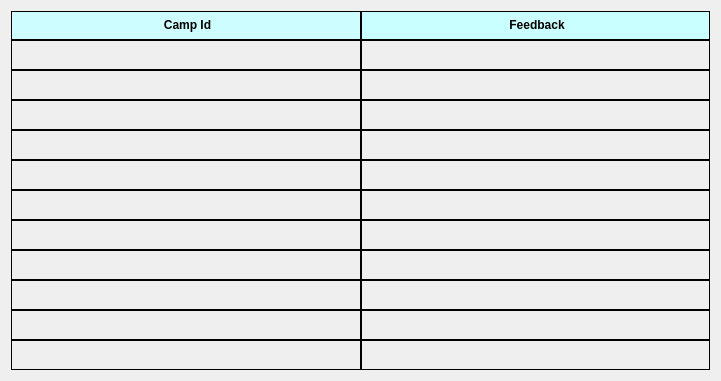
   <widget class="QWidget" name="">
    <property name="geometry">
     <rect>
      <x>120</x>
      <y>460</y>
      <width>721</width>
      <height>381</height>
     </rect>
    </property>
    <layout class="QGridLayout" name="gridLayout_3">
     <property name="spacing">
      <number>0</number>
     </property>
     <item row="0" column="1">
      <widget class="QLabel" name="label_13">
       <property name="minimumSize">
        <size>
         <width>100</width>
         <height>0</height>
        </size>
       </property>
       <property name="palette">
        <palette>
         <active>
          <colorrole role="WindowText">
           <brush brushstyle="SolidPattern">
            <color alpha="255">
             <red>0</red>
             <green>0</green>
             <blue>0</blue>
            </color>
           </brush>
          </colorrole>
          <colorrole role="Button">
           <brush brushstyle="SolidPattern">
            <color alpha="255">
             <red>202</red>
             <green>255</green>
             <blue>255</blue>
            </color>
           </brush>
          </colorrole>
          <colorrole role="Light">
           <brush brushstyle="SolidPattern">
            <color alpha="255">
             <red>255</red>
             <green>255</green>
             <blue>255</blue>
            </color>
           </brush>
          </colorrole>
          <colorrole role="Midlight">
           <brush brushstyle="SolidPattern">
            <color alpha="255">
             <red>228</red>
             <green>255</green>
             <blue>255</blue>
            </color>
           </brush>
          </colorrole>
          <colorrole role="Dark">
           <brush brushstyle="SolidPattern">
            <color alpha="255">
             <red>101</red>
             <green>127</green>
             <blue>127</blue>
            </color>
           </brush>
          </colorrole>
          <colorrole role="Mid">
           <brush brushstyle="SolidPattern">
            <color alpha="255">
             <red>135</red>
             <green>170</green>
             <blue>170</blue>
            </color>
           </brush>
          </colorrole>
          <colorrole role="Text">
           <brush brushstyle="SolidPattern">
            <color alpha="255">
             <red>0</red>
             <green>0</green>
             <blue>0</blue>
            </color>
           </brush>
          </colorrole>
          <colorrole role="BrightText">
           <brush brushstyle="SolidPattern">
            <color alpha="255">
             <red>255</red>
             <green>255</green>
             <blue>255</blue>
            </color>
           </brush>
          </colorrole>
          <colorrole role="ButtonText">
           <brush brushstyle="SolidPattern">
            <color alpha="255">
             <red>0</red>
             <green>0</green>
             <blue>0</blue>
            </color>
           </brush>
          </colorrole>
          <colorrole role="Base">
           <brush brushstyle="SolidPattern">
            <color alpha="255">
             <red>255</red>
             <green>255</green>
             <blue>255</blue>
            </color>
           </brush>
          </colorrole>
          <colorrole role="Window">
           <brush brushstyle="SolidPattern">
            <color alpha="255">
             <red>202</red>
             <green>255</green>
             <blue>255</blue>
            </color>
           </brush>
          </colorrole>
          <colorrole role="Shadow">
           <brush brushstyle="SolidPattern">
            <color alpha="255">
             <red>0</red>
             <green>0</green>
             <blue>0</blue>
            </color>
           </brush>
          </colorrole>
          <colorrole role="AlternateBase">
           <brush brushstyle="SolidPattern">
            <color alpha="255">
             <red>228</red>
             <green>255</green>
             <blue>255</blue>
            </color>
           </brush>
          </colorrole>
          <colorrole role="ToolTipBase">
           <brush brushstyle="SolidPattern">
            <color alpha="255">
             <red>255</red>
             <green>255</green>
             <blue>220</blue>
            </color>
           </brush>
          </colorrole>
          <colorrole role="ToolTipText">
           <brush brushstyle="SolidPattern">
            <color alpha="255">
             <red>0</red>
             <green>0</green>
             <blue>0</blue>
            </color>
           </brush>
          </colorrole>
         </active>
         <inactive>
          <colorrole role="WindowText">
           <brush brushstyle="SolidPattern">
            <color alpha="255">
             <red>0</red>
             <green>0</green>
             <blue>0</blue>
            </color>
           </brush>
          </colorrole>
          <colorrole role="Button">
           <brush brushstyle="SolidPattern">
            <color alpha="255">
             <red>202</red>
             <green>255</green>
             <blue>255</blue>
            </color>
           </brush>
          </colorrole>
          <colorrole role="Light">
           <brush brushstyle="SolidPattern">
            <color alpha="255">
             <red>255</red>
             <green>255</green>
             <blue>255</blue>
            </color>
           </brush>
          </colorrole>
          <colorrole role="Midlight">
           <brush brushstyle="SolidPattern">
            <color alpha="255">
             <red>228</red>
             <green>255</green>
             <blue>255</blue>
            </color>
           </brush>
          </colorrole>
          <colorrole role="Dark">
           <brush brushstyle="SolidPattern">
            <color alpha="255">
             <red>101</red>
             <green>127</green>
             <blue>127</blue>
            </color>
           </brush>
          </colorrole>
          <colorrole role="Mid">
           <brush brushstyle="SolidPattern">
            <color alpha="255">
             <red>135</red>
             <green>170</green>
             <blue>170</blue>
            </color>
           </brush>
          </colorrole>
          <colorrole role="Text">
           <brush brushstyle="SolidPattern">
            <color alpha="255">
             <red>0</red>
             <green>0</green>
             <blue>0</blue>
            </color>
           </brush>
          </colorrole>
          <colorrole role="BrightText">
           <brush brushstyle="SolidPattern">
            <color alpha="255">
             <red>255</red>
             <green>255</green>
             <blue>255</blue>
            </color>
           </brush>
          </colorrole>
          <colorrole role="ButtonText">
           <brush brushstyle="SolidPattern">
            <color alpha="255">
             <red>0</red>
             <green>0</green>
             <blue>0</blue>
            </color>
           </brush>
          </colorrole>
          <colorrole role="Base">
           <brush brushstyle="SolidPattern">
            <color alpha="255">
             <red>255</red>
             <green>255</green>
             <blue>255</blue>
            </color>
           </brush>
          </colorrole>
          <colorrole role="Window">
           <brush brushstyle="SolidPattern">
            <color alpha="255">
             <red>202</red>
             <green>255</green>
             <blue>255</blue>
            </color>
           </brush>
          </colorrole>
          <colorrole role="Shadow">
           <brush brushstyle="SolidPattern">
            <color alpha="255">
             <red>0</red>
             <green>0</green>
             <blue>0</blue>
            </color>
           </brush>
          </colorrole>
          <colorrole role="AlternateBase">
           <brush brushstyle="SolidPattern">
            <color alpha="255">
             <red>228</red>
             <green>255</green>
             <blue>255</blue>
            </color>
           </brush>
          </colorrole>
          <colorrole role="ToolTipBase">
           <brush brushstyle="SolidPattern">
            <color alpha="255">
             <red>255</red>
             <green>255</green>
             <blue>220</blue>
            </color>
           </brush>
          </colorrole>
          <colorrole role="ToolTipText">
           <brush brushstyle="SolidPattern">
            <color alpha="255">
             <red>0</red>
             <green>0</green>
             <blue>0</blue>
            </color>
           </brush>
          </colorrole>
         </inactive>
         <disabled>
          <colorrole role="WindowText">
           <brush brushstyle="SolidPattern">
            <color alpha="255">
             <red>101</red>
             <green>127</green>
             <blue>127</blue>
            </color>
           </brush>
          </colorrole>
          <colorrole role="Button">
           <brush brushstyle="SolidPattern">
            <color alpha="255">
             <red>202</red>
             <green>255</green>
             <blue>255</blue>
            </color>
           </brush>
          </colorrole>
          <colorrole role="Light">
           <brush brushstyle="SolidPattern">
            <color alpha="255">
             <red>255</red>
             <green>255</green>
             <blue>255</blue>
            </color>
           </brush>
          </colorrole>
          <colorrole role="Midlight">
           <brush brushstyle="SolidPattern">
            <color alpha="255">
             <red>228</red>
             <green>255</green>
             <blue>255</blue>
            </color>
           </brush>
          </colorrole>
          <colorrole role="Dark">
           <brush brushstyle="SolidPattern">
            <color alpha="255">
             <red>101</red>
             <green>127</green>
             <blue>127</blue>
            </color>
           </brush>
          </colorrole>
          <colorrole role="Mid">
           <brush brushstyle="SolidPattern">
            <color alpha="255">
             <red>135</red>
             <green>170</green>
             <blue>170</blue>
            </color>
           </brush>
          </colorrole>
          <colorrole role="Text">
           <brush brushstyle="SolidPattern">
            <color alpha="255">
             <red>101</red>
             <green>127</green>
             <blue>127</blue>
            </color>
           </brush>
          </colorrole>
          <colorrole role="BrightText">
           <brush brushstyle="SolidPattern">
            <color alpha="255">
             <red>255</red>
             <green>255</green>
             <blue>255</blue>
            </color>
           </brush>
          </colorrole>
          <colorrole role="ButtonText">
           <brush brushstyle="SolidPattern">
            <color alpha="255">
             <red>101</red>
             <green>127</green>
             <blue>127</blue>
            </color>
           </brush>
          </colorrole>
          <colorrole role="Base">
           <brush brushstyle="SolidPattern">
            <color alpha="255">
             <red>202</red>
             <green>255</green>
             <blue>255</blue>
            </color>
           </brush>
          </colorrole>
          <colorrole role="Window">
           <brush brushstyle="SolidPattern">
            <color alpha="255">
             <red>202</red>
             <green>255</green>
             <blue>255</blue>
            </color>
           </brush>
          </colorrole>
          <colorrole role="Shadow">
           <brush brushstyle="SolidPattern">
            <color alpha="255">
             <red>0</red>
             <green>0</green>
             <blue>0</blue>
            </color>
           </brush>
          </colorrole>
          <colorrole role="AlternateBase">
           <brush brushstyle="SolidPattern">
            <color alpha="255">
             <red>202</red>
             <green>255</green>
             <blue>255</blue>
            </color>
           </brush>
          </colorrole>
          <colorrole role="ToolTipBase">
           <brush brushstyle="SolidPattern">
            <color alpha="255">
             <red>255</red>
             <green>255</green>
             <blue>220</blue>
            </color>
           </brush>
          </colorrole>
          <colorrole role="ToolTipText">
           <brush brushstyle="SolidPattern">
            <color alpha="255">
             <red>0</red>
             <green>0</green>
             <blue>0</blue>
            </color>
           </brush>
          </colorrole>
         </disabled>
        </palette>
       </property>
       <property name="autoFillBackground">
        <bool>true</bool>
       </property>
       <property name="frameShape">
        <enum>QFrame::Box</enum>
       </property>
       <property name="text">
        <string>&lt;html&gt;&lt;head/&gt;&lt;body&gt;&lt;p align=&quot;center&quot;&gt;&lt;span style=&quot; font-weight:600;&quot;&gt;Feedback&lt;/span&gt;&lt;/p&gt;&lt;/body&gt;&lt;/html&gt;</string>
       </property>
      </widget>
     </item>
     <item row="0" column="0">
      <widget class="QLabel" name="label_12">
       <property name="palette">
        <palette>
         <active>
          <colorrole role="WindowText">
           <brush brushstyle="SolidPattern">
            <color alpha="255">
             <red>0</red>
             <green>0</green>
             <blue>0</blue>
            </color>
           </brush>
          </colorrole>
          <colorrole role="Button">
           <brush brushstyle="SolidPattern">
            <color alpha="255">
             <red>205</red>
             <green>253</green>
             <blue>255</blue>
            </color>
           </brush>
          </colorrole>
          <colorrole role="Light">
           <brush brushstyle="SolidPattern">
            <color alpha="255">
             <red>255</red>
             <green>255</green>
             <blue>255</blue>
            </color>
           </brush>
          </colorrole>
          <colorrole role="Midlight">
           <brush brushstyle="SolidPattern">
            <color alpha="255">
             <red>230</red>
             <green>254</green>
             <blue>255</blue>
            </color>
           </brush>
          </colorrole>
          <colorrole role="Dark">
           <brush brushstyle="SolidPattern">
            <color alpha="255">
             <red>102</red>
             <green>126</green>
             <blue>127</blue>
            </color>
           </brush>
          </colorrole>
          <colorrole role="Mid">
           <brush brushstyle="SolidPattern">
            <color alpha="255">
             <red>137</red>
             <green>169</green>
             <blue>170</blue>
            </color>
           </brush>
          </colorrole>
          <colorrole role="Text">
           <brush brushstyle="SolidPattern">
            <color alpha="255">
             <red>0</red>
             <green>0</green>
             <blue>0</blue>
            </color>
           </brush>
          </colorrole>
          <colorrole role="BrightText">
           <brush brushstyle="SolidPattern">
            <color alpha="255">
             <red>255</red>
             <green>255</green>
             <blue>255</blue>
            </color>
           </brush>
          </colorrole>
          <colorrole role="ButtonText">
           <brush brushstyle="SolidPattern">
            <color alpha="255">
             <red>0</red>
             <green>0</green>
             <blue>0</blue>
            </color>
           </brush>
          </colorrole>
          <colorrole role="Base">
           <brush brushstyle="SolidPattern">
            <color alpha="255">
             <red>255</red>
             <green>255</green>
             <blue>255</blue>
            </color>
           </brush>
          </colorrole>
          <colorrole role="Window">
           <brush brushstyle="SolidPattern">
            <color alpha="255">
             <red>205</red>
             <green>253</green>
             <blue>255</blue>
            </color>
           </brush>
          </colorrole>
          <colorrole role="Shadow">
           <brush brushstyle="SolidPattern">
            <color alpha="255">
             <red>0</red>
             <green>0</green>
             <blue>0</blue>
            </color>
           </brush>
          </colorrole>
          <colorrole role="AlternateBase">
           <brush brushstyle="SolidPattern">
            <color alpha="255">
             <red>230</red>
             <green>254</green>
             <blue>255</blue>
            </color>
           </brush>
          </colorrole>
          <colorrole role="ToolTipBase">
           <brush brushstyle="SolidPattern">
            <color alpha="255">
             <red>255</red>
             <green>255</green>
             <blue>220</blue>
            </color>
           </brush>
          </colorrole>
          <colorrole role="ToolTipText">
           <brush brushstyle="SolidPattern">
            <color alpha="255">
             <red>0</red>
             <green>0</green>
             <blue>0</blue>
            </color>
           </brush>
          </colorrole>
         </active>
         <inactive>
          <colorrole role="WindowText">
           <brush brushstyle="SolidPattern">
            <color alpha="255">
             <red>0</red>
             <green>0</green>
             <blue>0</blue>
            </color>
           </brush>
          </colorrole>
          <colorrole role="Button">
           <brush brushstyle="SolidPattern">
            <color alpha="255">
             <red>205</red>
             <green>253</green>
             <blue>255</blue>
            </color>
           </brush>
          </colorrole>
          <colorrole role="Light">
           <brush brushstyle="SolidPattern">
            <color alpha="255">
             <red>255</red>
             <green>255</green>
             <blue>255</blue>
            </color>
           </brush>
          </colorrole>
          <colorrole role="Midlight">
           <brush brushstyle="SolidPattern">
            <color alpha="255">
             <red>230</red>
             <green>254</green>
             <blue>255</blue>
            </color>
           </brush>
          </colorrole>
          <colorrole role="Dark">
           <brush brushstyle="SolidPattern">
            <color alpha="255">
             <red>102</red>
             <green>126</green>
             <blue>127</blue>
            </color>
           </brush>
          </colorrole>
          <colorrole role="Mid">
           <brush brushstyle="SolidPattern">
            <color alpha="255">
             <red>137</red>
             <green>169</green>
             <blue>170</blue>
            </color>
           </brush>
          </colorrole>
          <colorrole role="Text">
           <brush brushstyle="SolidPattern">
            <color alpha="255">
             <red>0</red>
             <green>0</green>
             <blue>0</blue>
            </color>
           </brush>
          </colorrole>
          <colorrole role="BrightText">
           <brush brushstyle="SolidPattern">
            <color alpha="255">
             <red>255</red>
             <green>255</green>
             <blue>255</blue>
            </color>
           </brush>
          </colorrole>
          <colorrole role="ButtonText">
           <brush brushstyle="SolidPattern">
            <color alpha="255">
             <red>0</red>
             <green>0</green>
             <blue>0</blue>
            </color>
           </brush>
          </colorrole>
          <colorrole role="Base">
           <brush brushstyle="SolidPattern">
            <color alpha="255">
             <red>255</red>
             <green>255</green>
             <blue>255</blue>
            </color>
           </brush>
          </colorrole>
          <colorrole role="Window">
           <brush brushstyle="SolidPattern">
            <color alpha="255">
             <red>205</red>
             <green>253</green>
             <blue>255</blue>
            </color>
           </brush>
          </colorrole>
          <colorrole role="Shadow">
           <brush brushstyle="SolidPattern">
            <color alpha="255">
             <red>0</red>
             <green>0</green>
             <blue>0</blue>
            </color>
           </brush>
          </colorrole>
          <colorrole role="AlternateBase">
           <brush brushstyle="SolidPattern">
            <color alpha="255">
             <red>230</red>
             <green>254</green>
             <blue>255</blue>
            </color>
           </brush>
          </colorrole>
          <colorrole role="ToolTipBase">
           <brush brushstyle="SolidPattern">
            <color alpha="255">
             <red>255</red>
             <green>255</green>
             <blue>220</blue>
            </color>
           </brush>
          </colorrole>
          <colorrole role="ToolTipText">
           <brush brushstyle="SolidPattern">
            <color alpha="255">
             <red>0</red>
             <green>0</green>
             <blue>0</blue>
            </color>
           </brush>
          </colorrole>
         </inactive>
         <disabled>
          <colorrole role="WindowText">
           <brush brushstyle="SolidPattern">
            <color alpha="255">
             <red>102</red>
             <green>126</green>
             <blue>127</blue>
            </color>
           </brush>
          </colorrole>
          <colorrole role="Button">
           <brush brushstyle="SolidPattern">
            <color alpha="255">
             <red>205</red>
             <green>253</green>
             <blue>255</blue>
            </color>
           </brush>
          </colorrole>
          <colorrole role="Light">
           <brush brushstyle="SolidPattern">
            <color alpha="255">
             <red>255</red>
             <green>255</green>
             <blue>255</blue>
            </color>
           </brush>
          </colorrole>
          <colorrole role="Midlight">
           <brush brushstyle="SolidPattern">
            <color alpha="255">
             <red>230</red>
             <green>254</green>
             <blue>255</blue>
            </color>
           </brush>
          </colorrole>
          <colorrole role="Dark">
           <brush brushstyle="SolidPattern">
            <color alpha="255">
             <red>102</red>
             <green>126</green>
             <blue>127</blue>
            </color>
           </brush>
          </colorrole>
          <colorrole role="Mid">
           <brush brushstyle="SolidPattern">
            <color alpha="255">
             <red>137</red>
             <green>169</green>
             <blue>170</blue>
            </color>
           </brush>
          </colorrole>
          <colorrole role="Text">
           <brush brushstyle="SolidPattern">
            <color alpha="255">
             <red>102</red>
             <green>126</green>
             <blue>127</blue>
            </color>
           </brush>
          </colorrole>
          <colorrole role="BrightText">
           <brush brushstyle="SolidPattern">
            <color alpha="255">
             <red>255</red>
             <green>255</green>
             <blue>255</blue>
            </color>
           </brush>
          </colorrole>
          <colorrole role="ButtonText">
           <brush brushstyle="SolidPattern">
            <color alpha="255">
             <red>102</red>
             <green>126</green>
             <blue>127</blue>
            </color>
           </brush>
          </colorrole>
          <colorrole role="Base">
           <brush brushstyle="SolidPattern">
            <color alpha="255">
             <red>205</red>
             <green>253</green>
             <blue>255</blue>
            </color>
           </brush>
          </colorrole>
          <colorrole role="Window">
           <brush brushstyle="SolidPattern">
            <color alpha="255">
             <red>205</red>
             <green>253</green>
             <blue>255</blue>
            </color>
           </brush>
          </colorrole>
          <colorrole role="Shadow">
           <brush brushstyle="SolidPattern">
            <color alpha="255">
             <red>0</red>
             <green>0</green>
             <blue>0</blue>
            </color>
           </brush>
          </colorrole>
          <colorrole role="AlternateBase">
           <brush brushstyle="SolidPattern">
            <color alpha="255">
             <red>205</red>
             <green>253</green>
             <blue>255</blue>
            </color>
           </brush>
          </colorrole>
          <colorrole role="ToolTipBase">
           <brush brushstyle="SolidPattern">
            <color alpha="255">
             <red>255</red>
             <green>255</green>
             <blue>220</blue>
            </color>
           </brush>
          </colorrole>
          <colorrole role="ToolTipText">
           <brush brushstyle="SolidPattern">
            <color alpha="255">
             <red>0</red>
             <green>0</green>
             <blue>0</blue>
            </color>
           </brush>
          </colorrole>
         </disabled>
        </palette>
       </property>
       <property name="autoFillBackground">
        <bool>true</bool>
       </property>
       <property name="frameShape">
        <enum>QFrame::Box</enum>
       </property>
       <property name="text">
        <string>&lt;html&gt;&lt;head/&gt;&lt;body&gt;&lt;p align=&quot;center&quot;&gt;&lt;span style=&quot; font-weight:600;&quot;&gt;Camp Id&lt;/span&gt;&lt;/p&gt;&lt;/body&gt;&lt;/html&gt;</string>
       </property>
      </widget>
     </item>
     <item row="1" column="0">
      <widget class="QLabel" name="label_blank10_0">
       <property name="frameShape">
        <enum>QFrame::Box</enum>
       </property>
       <property name="text">
        <string>&lt;html&gt;&lt;head/&gt;&lt;body&gt;&lt;p align=&quot;center&quot;&gt;&lt;br/&gt;&lt;/p&gt;&lt;/body&gt;&lt;/html&gt;</string>
       </property>
      </widget>
     </item>
     <item row="5" column="0">
      <widget class="QLabel" name="label_blank14_0">
       <property name="frameShape">
        <enum>QFrame::Box</enum>
       </property>
       <property name="text">
        <string>&lt;html&gt;&lt;head/&gt;&lt;body&gt;&lt;p align=&quot;center&quot;&gt;&lt;br/&gt;&lt;/p&gt;&lt;/body&gt;&lt;/html&gt;</string>
       </property>
      </widget>
     </item>
     <item row="10" column="1">
      <widget class="QLabel" name="label_blank11_3">
       <property name="minimumSize">
        <size>
         <width>100</width>
         <height>0</height>
        </size>
       </property>
       <property name="frameShape">
        <enum>QFrame::Box</enum>
       </property>
       <property name="text">
        <string/>
       </property>
      </widget>
     </item>
     <item row="2" column="1">
      <widget class="QLabel" name="label_blank11_1">
       <property name="minimumSize">
        <size>
         <width>100</width>
         <height>0</height>
        </size>
       </property>
       <property name="frameShape">
        <enum>QFrame::Box</enum>
       </property>
       <property name="text">
        <string/>
       </property>
      </widget>
     </item>
     <item row="4" column="1">
      <widget class="QLabel" name="label_blank13_1">
       <property name="minimumSize">
        <size>
         <width>100</width>
         <height>0</height>
        </size>
       </property>
       <property name="frameShape">
        <enum>QFrame::Box</enum>
       </property>
       <property name="text">
        <string/>
       </property>
      </widget>
     </item>
     <item row="6" column="0">
      <widget class="QLabel" name="label_blank15_0">
       <property name="frameShape">
        <enum>QFrame::Box</enum>
       </property>
       <property name="text">
        <string>&lt;html&gt;&lt;head/&gt;&lt;body&gt;&lt;p align=&quot;center&quot;&gt;&lt;br/&gt;&lt;/p&gt;&lt;/body&gt;&lt;/html&gt;</string>
       </property>
      </widget>
     </item>
     <item row="7" column="0">
      <widget class="QLabel" name="label_blank16_0">
       <property name="frameShape">
        <enum>QFrame::Box</enum>
       </property>
       <property name="text">
        <string>&lt;html&gt;&lt;head/&gt;&lt;body&gt;&lt;p align=&quot;center&quot;&gt;&lt;br/&gt;&lt;/p&gt;&lt;/body&gt;&lt;/html&gt;</string>
       </property>
      </widget>
     </item>
     <item row="5" column="1">
      <widget class="QLabel" name="label_blank14_1">
       <property name="minimumSize">
        <size>
         <width>100</width>
         <height>0</height>
        </size>
       </property>
       <property name="frameShape">
        <enum>QFrame::Box</enum>
       </property>
       <property name="text">
        <string/>
       </property>
      </widget>
     </item>
     <item row="10" column="0">
      <widget class="QLabel" name="label_blank11_2">
       <property name="frameShape">
        <enum>QFrame::Box</enum>
       </property>
       <property name="text">
        <string>&lt;html&gt;&lt;head/&gt;&lt;body&gt;&lt;p align=&quot;center&quot;&gt;&lt;br/&gt;&lt;/p&gt;&lt;/body&gt;&lt;/html&gt;</string>
       </property>
      </widget>
     </item>
     <item row="8" column="1">
      <widget class="QLabel" name="label_blank17_1">
       <property name="minimumSize">
        <size>
         <width>100</width>
         <height>0</height>
        </size>
       </property>
       <property name="frameShape">
        <enum>QFrame::Box</enum>
       </property>
       <property name="text">
        <string/>
       </property>
      </widget>
     </item>
     <item row="9" column="1">
      <widget class="QLabel" name="label_blank10_2">
       <property name="minimumSize">
        <size>
         <width>100</width>
         <height>0</height>
        </size>
       </property>
       <property name="frameShape">
        <enum>QFrame::Box</enum>
       </property>
       <property name="text">
        <string/>
       </property>
      </widget>
     </item>
     <item row="11" column="1">
      <widget class="QLabel" name="label_blank12_3">
       <property name="minimumSize">
        <size>
         <width>100</width>
         <height>0</height>
        </size>
       </property>
       <property name="frameShape">
        <enum>QFrame::Box</enum>
       </property>
       <property name="text">
        <string/>
       </property>
      </widget>
     </item>
     <item row="2" column="0">
      <widget class="QLabel" name="label_blank11_0">
       <property name="frameShape">
        <enum>QFrame::Box</enum>
       </property>
       <property name="text">
        <string>&lt;html&gt;&lt;head/&gt;&lt;body&gt;&lt;p align=&quot;center&quot;&gt;&lt;br/&gt;&lt;/p&gt;&lt;/body&gt;&lt;/html&gt;</string>
       </property>
      </widget>
     </item>
     <item row="4" column="0">
      <widget class="QLabel" name="label_blank13_0">
       <property name="frameShape">
        <enum>QFrame::Box</enum>
       </property>
       <property name="text">
        <string>&lt;html&gt;&lt;head/&gt;&lt;body&gt;&lt;p align=&quot;center&quot;&gt;&lt;br/&gt;&lt;/p&gt;&lt;/body&gt;&lt;/html&gt;</string>
       </property>
      </widget>
     </item>
     <item row="3" column="0">
      <widget class="QLabel" name="label_blank12_0">
       <property name="frameShape">
        <enum>QFrame::Box</enum>
       </property>
       <property name="text">
        <string>&lt;html&gt;&lt;head/&gt;&lt;body&gt;&lt;p align=&quot;center&quot;&gt;&lt;br/&gt;&lt;/p&gt;&lt;/body&gt;&lt;/html&gt;</string>
       </property>
      </widget>
     </item>
     <item row="6" column="1">
      <widget class="QLabel" name="label_blank15_1">
       <property name="minimumSize">
        <size>
         <width>100</width>
         <height>0</height>
        </size>
       </property>
       <property name="frameShape">
        <enum>QFrame::Box</enum>
       </property>
       <property name="text">
        <string/>
       </property>
      </widget>
     </item>
     <item row="1" column="1">
      <widget class="QLabel" name="label_blank10_1">
       <property name="minimumSize">
        <size>
         <width>100</width>
         <height>0</height>
        </size>
       </property>
       <property name="frameShape">
        <enum>QFrame::Box</enum>
       </property>
       <property name="text">
        <string/>
       </property>
      </widget>
     </item>
     <item row="3" column="1">
      <widget class="QLabel" name="label_blank12_1">
       <property name="minimumSize">
        <size>
         <width>100</width>
         <height>0</height>
        </size>
       </property>
       <property name="frameShape">
        <enum>QFrame::Box</enum>
       </property>
       <property name="text">
        <string/>
       </property>
      </widget>
     </item>
     <item row="7" column="1">
      <widget class="QLabel" name="label_blank16_1">
       <property name="minimumSize">
        <size>
         <width>100</width>
         <height>0</height>
        </size>
       </property>
       <property name="frameShape">
        <enum>QFrame::Box</enum>
       </property>
       <property name="text">
        <string/>
       </property>
      </widget>
     </item>
     <item row="9" column="0">
      <widget class="QLabel" name="label_blank10_3">
       <property name="frameShape">
        <enum>QFrame::Box</enum>
       </property>
       <property name="text">
        <string>&lt;html&gt;&lt;head/&gt;&lt;body&gt;&lt;p align=&quot;center&quot;&gt;&lt;br/&gt;&lt;/p&gt;&lt;/body&gt;&lt;/html&gt;</string>
       </property>
      </widget>
     </item>
     <item row="11" column="0">
      <widget class="QLabel" name="label_blank12_2">
       <property name="frameShape">
        <enum>QFrame::Box</enum>
       </property>
       <property name="text">
        <string>&lt;html&gt;&lt;head/&gt;&lt;body&gt;&lt;p align=&quot;center&quot;&gt;&lt;br/&gt;&lt;/p&gt;&lt;/body&gt;&lt;/html&gt;</string>
       </property>
      </widget>
     </item>
     <item row="8" column="0">
      <widget class="QLabel" name="label_blank17_0">
       <property name="frameShape">
        <enum>QFrame::Box</enum>
       </property>
       <property name="text">
        <string>&lt;html&gt;&lt;head/&gt;&lt;body&gt;&lt;p align=&quot;center&quot;&gt;&lt;br/&gt;&lt;/p&gt;&lt;/body&gt;&lt;/html&gt;</string>
       </property>
      </widget>
     </item>
    </layout>
   </widget>
